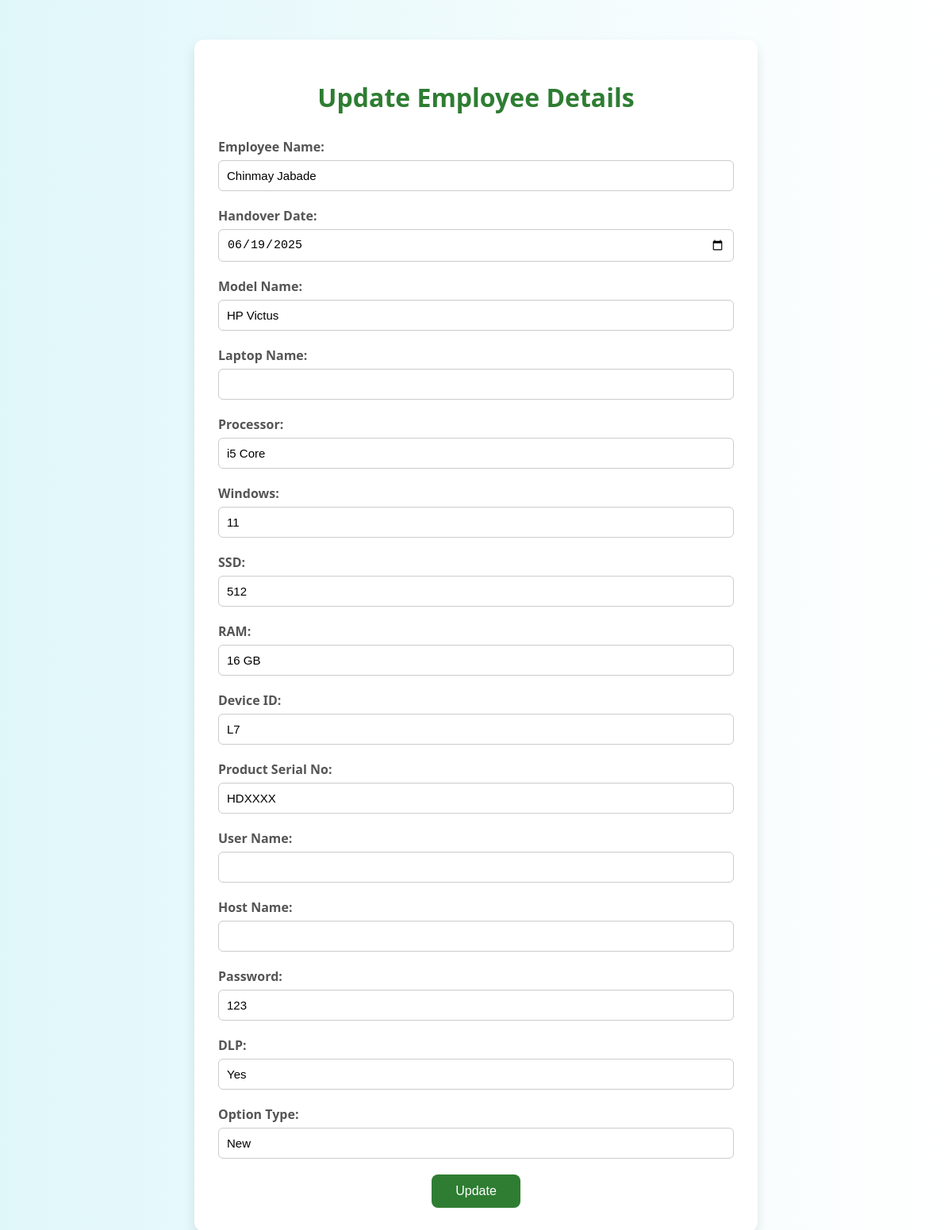
Page /employee/update/1/ on the committed database.
### employee/models.py (models this page shows, shortened)
class Employee(models.Model):
    emp_name = models.CharField(max_length=50)
    handover_date = models.DateField(null=True, blank=True)
    model_name = models.CharField(max_length=50, blank=True)
    laptop_name = models.CharField(max_length=50, blank=True)
    processor = models.CharField(max_length=50, blank=True)
    windows = models.CharField(max_length=50, blank=True)
    ssd = models.CharField(max_length=20, blank=True)
    ram = models.CharField(max_length=20, blank=True)
    device_id = models.CharField(max_length=50, blank=True)
    product_serial_no = models.CharField(max_length=50, blank=True)
    username = models.CharField(max_length=50, blank=True)
    hostname = models.CharField(max_length=50, blank=True)
    password = models.CharField(max_length=100, blank=True)
    dlp = models.CharField(max_length=20, blank=True)
    OPTION_CHOICES = (
        ('Old', 'Old'),
        ('New', 'New'),
    )
    option_type = models.CharField(max_length=10, choices=OPTION_CHOICES, default='New')

### employee/views.py (the view, shortened to what this page needs)
# urls.py: path('update/<int:id>/', views.update_employee, name='update_employee'),
def update_employee(request, id):
    employee = get_object_or_404(Employee, id=id)
    return render(request, 'update_employee.html', {'employee': employee})

### templates/update_employee.html (shortened to what this page needs)
<!DOCTYPE html>
<html lang="en">
<head>
</head>
<body>
<div class="container">
    <h1>Update Employee Details</h1>
    <form method="POST">
        <label>Employee Name:</label>
        <input type="text" name="emp_name" value="{{ employee.emp_name }}" required>
        <label>Handover Date:</label>
        <input type="date" name="handover_date" value="{{ employee.handover_date|date:'Y-m-d' }}">
        <label>Model Name:</label>
        <input type="text" name="model_name" value="{{ employee.model_name }}">
        <label>Laptop Name:</label>
        <input type="text" name="laptop_name" value="{{ employee.laptop_name }}">
        <label>Processor:</label>
        <input type="text" name="processor" value="{{ employee.processor }}">
        <label>Windows:</label>
        <input type="text" name="windows" value="{{ employee.windows }}">
        <label>SSD:</label>
        <input type="text" name="ssd" value="{{ employee.ssd }}">
        <label>RAM:</label>
        <input type="text" name="ram" value="{{ employee.ram }}">
        <label>Device ID:</label>
        <input type="text" name="device_id" value="{{ employee.device_id }}">
        <label>Product Serial No:</label>
        <input type="text" name="product_serial_no" value="{{ employee.product_serial_no }}">
        <label>User Name:</label>
        <input type="text" name="username" value="{{ employee.username }}">
        <label>Host Name:</label>
        <input type="text" name="hostname" value="{{ employee.hostname }}">
        <label>Password:</label>
        <input type="text" name="password" value="{{ employee.password }}">
        <label>DLP:</label>
        <input type="text" name="dlp" value="{{ employee.dlp }}">
        <label>Option Type:</label>
        <input type="text" name="option_type" value="{{ employee.option_type }}">
        <div class="add-button">
            <button type="submit">Update</button>
        </div>
    </form>
</div>
</body>
</html>

### templates/update_employee.html (style rules this page uses)
body { font-family: 'Segoe UI', Tahoma, Geneva, Verdana, sans-serif; margin: 0; padding: 0; background: linear-gradient(to right, #e0f7fa, #ffffff); color: #333; }
.container { max-width: 650px; margin: 50px auto; padding: 30px; background-color: #ffffff; border-radius: 12px; box-shadow: 0 8px 16px rgba(0, 0, 0, 0.1); }
h1 { text-align: center; color: #2e7d32; margin-bottom: 30px; }
form { display: flex; flex-direction: column; }
label { margin-bottom: 6px; font-weight: 600; color: #555; }
input[type="text"], input[type="date"], textarea { padding: 10px; margin-bottom: 20px; border: 1px solid #ccc; border-radius: 6px; font-size: 15px; }
.add-button { text-align: center; }
.add-button button { background-color: #2e7d32; color: white; padding: 12px 30px; font-size: 16px; border: none; border-radius: 8px; cursor: pointer; transition: background-color 0.3s ease; }

### rows in the picture
Employee: emp_name "Chinmay Jabade", handover_date "06/19/2025", model_name "HP Victus", processor "i5 Core", windows "11", ssd "512", ram "16 GB", device_id "L7", product_serial_no "HDXXXX", password "123", dlp "Yes", option_type "New"
